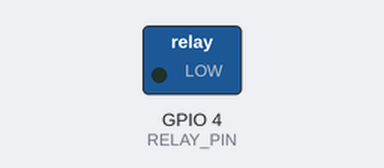
The sketch below on a simulated ESP32. Shown: switched loads named in the sketch (green lamp = pin HIGH). WiFi joins after 1.5 s; servers stay silent unless stated; random numbers use the default seed unless the sketch sets one; the Firebase database answers and starts empty; what the sketch prints to the serial monitor is not drawn.

Above: at 0.1 s.
At 2.2 s:
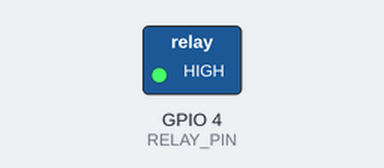
Timing chart, 0 to 3.7 s (numbered marks = the images above):
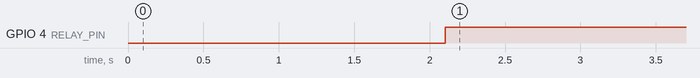

The sketch:

esp32_firebase.ino
```cpp
#include <WiFi.h>
#include <FirebaseESP32.h>

// WiFi and Firebase Config (REPLACE WITH YOUR OWN)
#define WIFI_SSID "YOUR_SSID"
#define WIFI_PASSWORD "YOUR_PASSWORD"
#define FIREBASE_HOST "YOUR_PROJECT_ID.firebaseio.com"
#define FIREBASE_AUTH "YOUR_DATABASE_SECRET"

// Pin Definitions
#define RELAY_PIN 4
#define VOLTAGE_PIN 34
#define CURRENT_PIN 35

FirebaseData firebaseData;
FirebaseAuth auth;
FirebaseConfig config;

unsigned long lastHistoryPush = 0;
const unsigned long historyInterval = 60000; // 1 minute interval for historical logging

void setup() {
  Serial.begin(115200);
  pinMode(RELAY_PIN, OUTPUT);
  digitalWrite(RELAY_PIN, LOW); // Start with load ON

  // Connect to WiFi
  WiFi.begin(WIFI_SSID, WIFI_PASSWORD);
  while (WiFi.status() != WL_CONNECTED) {
    delay(500);
    Serial.print(".");
  }

  // Firebase Init
  config.host = FIREBASE_HOST;
  config.signer.tokens.legacy_token = FIREBASE_AUTH;
  Firebase.begin(&config, &auth);
  Firebase.reconnectWiFi(true);
}

void loop() {
  // Simulate Sensor Readings (Replace with actual sensor code)
  float voltage = 230.0 + random(-5, 5);
  float current = 5.0 + random(-10, 10) / 10.0;
  float power = voltage * current;

  // Real-time Push
  Firebase.setFloat(firebaseData, "/energy_monitoring/voltage", voltage);
  Firebase.setFloat(firebaseData, "/energy_monitoring/current", current);
  Firebase.setFloat(firebaseData, "/energy_monitoring/power", power);

  // Historical Logging (Push to /history list every minute)
  if (millis() - lastHistoryPush > historyInterval) {
    lastHistoryPush = millis();
    FirebaseJson json;
    json.set("power", power);
    json.set("timestamp", String(millis())); // Or use server timestamp with .pushJSON
    Firebase.pushJSON(firebaseData, "/energy_monitoring/history", json);
    Serial.println("Historical data pushed to cloud.");
  }

  // Read Relay & Threshold from Firebase
  if (Firebase.getBool(firebaseData, "/energy_monitoring/relay")) {
    bool relayState = firebaseData.boolData();
    digitalWrite(RELAY_PIN, relayState ? LOW : HIGH);
  }

  delay(3000); // 3-second real-time loop
}
```

Measured:
- by itself, GPIO 4 (RELAY_PIN): LOW → HIGH at 2.1 s
